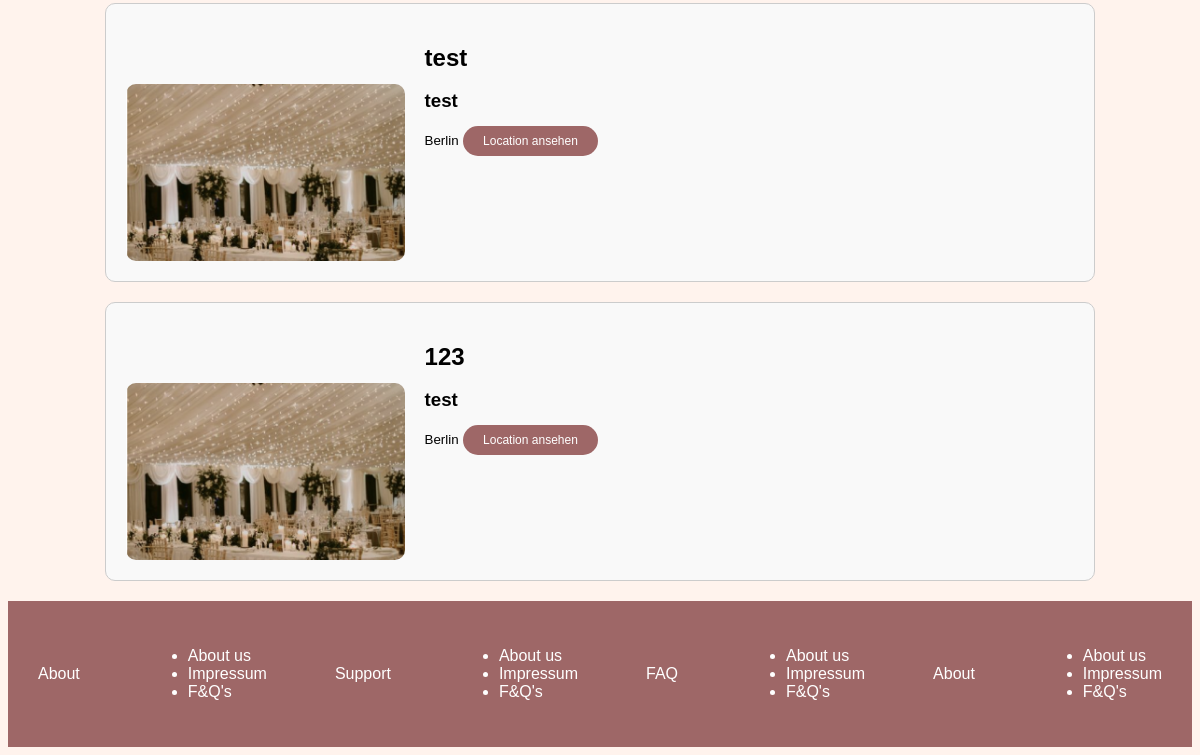
Before: /postsvenues/ (lower part) with the older database file.
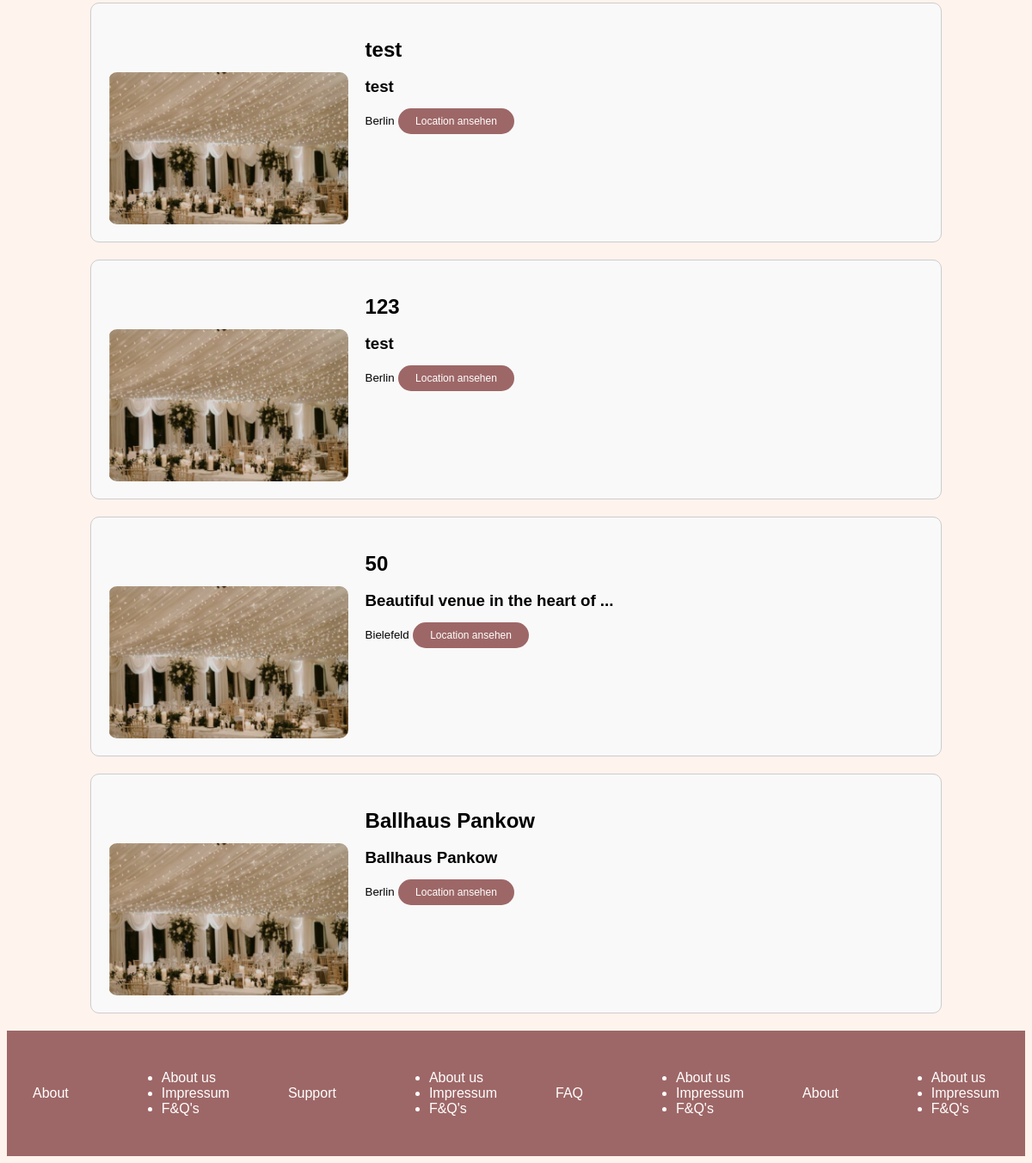
After: the same page with the newer database file.
### kismet/models.py (models this page shows, shortened)
class Post(models.Model):
    title = models.CharField(max_length=100)
    description = models.CharField(max_length=300)
    author = models.ForeignKey(User, on_delete=models.CASCADE, default=1)
    adress = models.CharField(max_length=100)
    min_price = models.CharField(max_length=100)
    max_price = models.CharField(max_length=100)
    max_guest = models.CharField(max_length=100)
    city_choices = (
        ('Berlin', 'Berlin'),
        ('Bielefeld', 'Bielefeld'),
        ('Frankfurt', 'Frankfurt'),
        ('München', 'München'),
        ('Hamburg', 'Hamburg'),
        ('Köln', 'Köln'),
    )
    city = models.CharField(max_length=15, choices=city_choices, default=0)

### kismet/views.py (the view)
# urls.py: path('postsvenues/', views.postsvenues, name='postsvenues'),
def postsvenues(request):
    posts = Post.objects.all()
    listing_filter = ListingFilter(request.GET, queryset=posts)
    filtered_posts = listing_filter.qs  # Get the filtered queryset from ListingFilter
    context = {
        'posts': filtered_posts,  # Use the filtered_posts instead of all_posts #posts,
        'listing_filter': listing_filter
    }
    return render(request, 'postsvenues.html', context)

### kismet/templates/postsvenues.html (shortened to what this page needs)
<!DOCTYPE html>
<html>
<head>
  {% load static %}
  <link rel="stylesheet" type="text/css" href="{% static '/css/postsvenues.css' %}">
</head>
<body>
  <div class="wrapper">
    {% block content %}
    <div>
    {% for post in listing_filter.qs %}
      <div class="post-container">
          <div class="post-left">
            <img src="{% static '../media/weddingvenue.png' %}" alt="venue" style="margin-top: 60px; margin-left: 0px; display: block;">
          </div>
          <div class="post-right">
            <h2><a class="article-title">{{ post.title }}</a></h2>
            <h3><a class="article-title">{{ post.description }}</a></h3>
            <small class="text-muted">{{ post.city }}</small>
            <a href="{% url 'post-detail' post.id %}" style="margin-bottom: 0px; margin-right: 0px;" class=btn btn-primary>Location ansehen</a>
          </div>
      </div>
    {% endfor %}
    {% endblock content %}
    <footer>
      <a>About</a>
        <ul class="about">
            <li>About us</li>
            <li>Impressum</li>
            <li>F&Q's</li>
        </ul>
      <a>Support</a>
        <ul class="about">
            <li>About us</li>
            <li>Impressum</li>
            <li>F&Q's</li>
        </ul>
      <a>FAQ</a>
        <ul class="about">
            <li>About us</li>
            <li>Impressum</li>
            <li>F&Q's</li>
        </ul>
      <a>About</a>
        <ul class="about">
            <li>About us</li>
            <li>Impressum</li>
            <li>F&Q's</li>
        </ul>
    </footer>
  </div>
</body>
</html>

### kismet/static/css/postsvenues.css (style rules this page uses)
body { font-family: "Manrope" , sans-serif; background: #FFF3ED; }
.wrapper { max-width: 1600px; margin: 0 auto; }
.btn { justify-content: center; align-items: center; background: #9E6767; border-radius: 15px; font-size: 12px; padding: 8px 20px; color: white; text-decoration: none; }
footer { display: flex; justify-content: space-between; align-items: center; background: #9E6767; padding: 30px; color: white; }
.post-container { width: 80%; margin: 20px auto; padding: 20px; border: 1px solid #ccc; border-radius: 10px; background-color: #f9f9f9; display:flex; }
.post-left { width: 30%; margin-right: 20px; }
.post-right { width: 70%; }
.post-left img { width: 100%; border-radius: 10px; }
.post-right h2 { font-size: 24px; font-weight: bold; margin-bottom: 10px; }

Changed rows visible on the page:
added Post: title "50", description "Beautiful venue in the heart of ...", city "Bielefeld"
added Post: title "Ballhaus Pankow", description "Ballhaus Pankow", city "Berlin"
